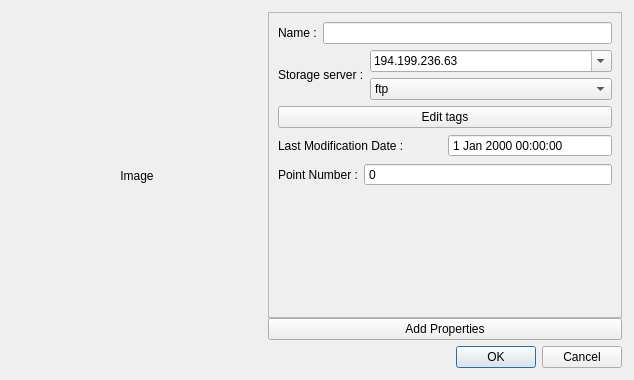
<?xml version="1.0" encoding="UTF-8"?>
<ui version="4.0">
 <class>Dialog</class>
 <widget class="QDialog" name="Dialog">
  <property name="geometry">
   <rect>
    <x>0</x>
    <y>0</y>
    <width>634</width>
    <height>380</height>
   </rect>
  </property>
  <property name="minimumSize">
   <size>
    <width>0</width>
    <height>0</height>
   </size>
  </property>
  <property name="maximumSize">
   <size>
    <width>16777215</width>
    <height>16777215</height>
   </size>
  </property>
  <property name="windowTitle">
   <string>Browse Item</string>
  </property>
  <layout class="QVBoxLayout" name="verticalLayout_2">
   <property name="leftMargin">
    <number>12</number>
   </property>
   <property name="topMargin">
    <number>12</number>
   </property>
   <property name="rightMargin">
    <number>12</number>
   </property>
   <property name="bottomMargin">
    <number>12</number>
   </property>
   <item>
    <layout class="QHBoxLayout" name="horizontalLayout">
     <item>
      <widget class="QLabel" name="thumbnailLabel">
       <property name="sizePolicy">
        <sizepolicy hsizetype="Preferred" vsizetype="Preferred">
         <horstretch>0</horstretch>
         <verstretch>0</verstretch>
        </sizepolicy>
       </property>
       <property name="minimumSize">
        <size>
         <width>250</width>
         <height>0</height>
        </size>
       </property>
       <property name="text">
        <string>Image</string>
       </property>
       <property name="scaledContents">
        <bool>false</bool>
       </property>
       <property name="alignment">
        <set>Qt::AlignCenter</set>
       </property>
      </widget>
     </item>
     <item>
      <layout class="QVBoxLayout" name="verticalLayout_3">
       <property name="spacing">
        <number>0</number>
       </property>
       <property name="sizeConstraint">
        <enum>QLayout::SetNoConstraint</enum>
       </property>
       <property name="leftMargin">
        <number>0</number>
       </property>
       <item>
        <widget class="QScrollArea" name="scrollArea">
         <property name="frameShape">
          <enum>QFrame::StyledPanel</enum>
         </property>
         <property name="horizontalScrollBarPolicy">
          <enum>Qt::ScrollBarAsNeeded</enum>
         </property>
         <property name="widgetResizable">
          <bool>true</bool>
         </property>
         <widget class="QWidget" name="scrollAreaWidgetContents">
          <property name="geometry">
           <rect>
            <x>0</x>
            <y>0</y>
            <width>334</width>
            <height>231</height>
           </rect>
          </property>
          <property name="sizePolicy">
           <sizepolicy hsizetype="Minimum" vsizetype="Maximum">
            <horstretch>0</horstretch>
            <verstretch>0</verstretch>
           </sizepolicy>
          </property>
          <layout class="QVBoxLayout" name="propertiesVLayout">
           <item>
            <layout class="QHBoxLayout" name="nameHLayout">
             <item>
              <widget class="QLabel" name="nameLabel">
               <property name="text">
                <string>Name :</string>
               </property>
              </widget>
             </item>
             <item>
              <widget class="QLineEdit" name="nameEdit"/>
             </item>
            </layout>
           </item>
           <item>
            <layout class="QHBoxLayout" name="storageHLayout">
             <item>
              <widget class="QLabel" name="storageLabel">
               <property name="text">
                <string>Storage server :</string>
               </property>
              </widget>
             </item>
             <item>
              <layout class="QVBoxLayout" name="verticalLayout">
               <item>
                <widget class="MyComboBox" name="storageComboBox">
                 <property name="sizePolicy">
                  <sizepolicy hsizetype="Expanding" vsizetype="Fixed">
                   <horstretch>0</horstretch>
                   <verstretch>0</verstretch>
                  </sizepolicy>
                 </property>
                 <property name="editable">
                  <bool>true</bool>
                 </property>
                 <item>
                  <property name="text">
                   <string>194.199.236.63</string>
                  </property>
                 </item>
                </widget>
               </item>
               <item>
                <widget class="MyComboBox" name="protocolComboBox">
                 <property name="sizePolicy">
                  <sizepolicy hsizetype="Preferred" vsizetype="Expanding">
                   <horstretch>0</horstretch>
                   <verstretch>0</verstretch>
                  </sizepolicy>
                 </property>
                 <property name="editable">
                  <bool>false</bool>
                 </property>
                 <item>
                  <property name="text">
                   <string>ftp</string>
                  </property>
                 </item>
                 <item>
                  <property name="text">
                   <string>http</string>
                  </property>
                 </item>
                </widget>
               </item>
              </layout>
             </item>
            </layout>
           </item>
           <item>
            <widget class="QPushButton" name="editTagsButton">
             <property name="text">
              <string>Edit tags</string>
             </property>
            </widget>
           </item>
           <item>
            <layout class="QHBoxLayout" name="dateHLayout">
             <item>
              <widget class="QLabel" name="dateLabel">
               <property name="text">
                <string>Last Modification Date :</string>
               </property>
              </widget>
             </item>
             <item>
              <widget class="QDateTimeEdit" name="dateTimeEdit">
               <property name="readOnly">
                <bool>true</bool>
               </property>
               <property name="buttonSymbols">
                <enum>QAbstractSpinBox::NoButtons</enum>
               </property>
               <property name="dateTime">
                <datetime>
                 <hour>0</hour>
                 <minute>0</minute>
                 <second>0</second>
                 <year>2000</year>
                 <month>1</month>
                 <day>1</day>
                </datetime>
               </property>
               <property name="date">
                <date>
                 <year>2000</year>
                 <month>1</month>
                 <day>1</day>
                </date>
               </property>
              </widget>
             </item>
            </layout>
           </item>
           <item>
            <layout class="QHBoxLayout" name="pointNbHLayout">
             <item>
              <widget class="QLabel" name="pointNumberLabel">
               <property name="sizePolicy">
                <sizepolicy hsizetype="Maximum" vsizetype="Preferred">
                 <horstretch>0</horstretch>
                 <verstretch>0</verstretch>
                </sizepolicy>
               </property>
               <property name="text">
                <string>Point Number :</string>
               </property>
              </widget>
             </item>
             <item>
              <widget class="QSpinBox" name="pointNumberSpinBox">
               <property name="sizePolicy">
                <sizepolicy hsizetype="Minimum" vsizetype="Fixed">
                 <horstretch>0</horstretch>
                 <verstretch>0</verstretch>
                </sizepolicy>
               </property>
               <property name="frame">
                <bool>true</bool>
               </property>
               <property name="readOnly">
                <bool>true</bool>
               </property>
               <property name="buttonSymbols">
                <enum>QAbstractSpinBox::NoButtons</enum>
               </property>
               <property name="maximum">
                <number>999999999</number>
               </property>
              </widget>
             </item>
            </layout>
           </item>
          </layout>
         </widget>
        </widget>
       </item>
       <item>
        <widget class="QPushButton" name="addPropertiesButton">
         <property name="text">
          <string>Add Properties</string>
         </property>
        </widget>
       </item>
      </layout>
     </item>
    </layout>
   </item>
   <item>
    <widget class="QDialogButtonBox" name="buttonBox">
     <property name="standardButtons">
      <set>QDialogButtonBox::Cancel|QDialogButtonBox::Ok</set>
     </property>
    </widget>
   </item>
  </layout>
 </widget>
 <customwidgets>
  <customwidget>
   <class>MyComboBox</class>
   <extends>QComboBox</extends>
   <header location="global">.mycombobox.h</header>
  </customwidget>
 </customwidgets>
 <resources>
  <include location="database.qrc"/>
 </resources>
 <connections>
  <connection>
   <sender>buttonBox</sender>
   <signal>rejected()</signal>
   <receiver>Dialog</receiver>
   <slot>reject()</slot>
   <hints>
    <hint type="sourcelabel">
     <x>316</x>
     <y>359</y>
    </hint>
    <hint type="destinationlabel">
     <x>316</x>
     <y>189</y>
    </hint>
   </hints>
  </connection>
 </connections>
</ui>
